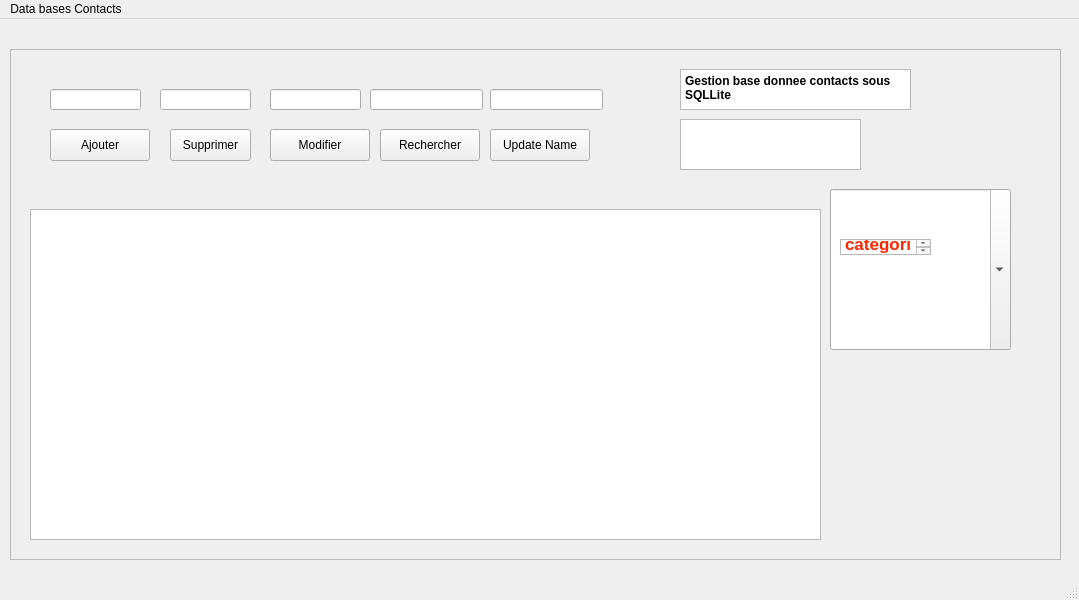
<?xml version="1.0" encoding="UTF-8"?>
<ui version="4.0">
 <class>MainWindow</class>
 <widget class="QMainWindow" name="MainWindow">
  <property name="geometry">
   <rect>
    <x>0</x>
    <y>0</y>
    <width>1079</width>
    <height>600</height>
   </rect>
  </property>
  <property name="windowTitle">
   <string>MainWindow</string>
  </property>
  <widget class="QWidget" name="centralwidget">
   <widget class="QFrame" name="frame">
    <property name="geometry">
     <rect>
      <x>10</x>
      <y>30</y>
      <width>1051</width>
      <height>511</height>
     </rect>
    </property>
    <property name="frameShape">
     <enum>QFrame::Shape::StyledPanel</enum>
    </property>
    <property name="frameShadow">
     <enum>QFrame::Shadow::Raised</enum>
    </property>
    <widget class="QLineEdit" name="lineEditNom">
     <property name="geometry">
      <rect>
       <x>40</x>
       <y>40</y>
       <width>91</width>
       <height>21</height>
      </rect>
     </property>
    </widget>
    <widget class="QLineEdit" name="lineEditPreNom">
     <property name="geometry">
      <rect>
       <x>150</x>
       <y>40</y>
       <width>91</width>
       <height>21</height>
      </rect>
     </property>
    </widget>
    <widget class="QLineEdit" name="lineEditEmail">
     <property name="geometry">
      <rect>
       <x>260</x>
       <y>40</y>
       <width>91</width>
       <height>21</height>
      </rect>
     </property>
    </widget>
    <widget class="QPushButton" name="pushButtonAjouter">
     <property name="geometry">
      <rect>
       <x>40</x>
       <y>80</y>
       <width>100</width>
       <height>32</height>
      </rect>
     </property>
     <property name="text">
      <string>Ajouter</string>
     </property>
    </widget>
    <widget class="QPushButton" name="pushButtonSupprimer">
     <property name="geometry">
      <rect>
       <x>160</x>
       <y>80</y>
       <width>81</width>
       <height>32</height>
      </rect>
     </property>
     <property name="text">
      <string>Supprimer</string>
     </property>
    </widget>
    <widget class="QPushButton" name="pushButtonModifier">
     <property name="geometry">
      <rect>
       <x>260</x>
       <y>80</y>
       <width>100</width>
       <height>32</height>
      </rect>
     </property>
     <property name="text">
      <string>Modifier</string>
     </property>
    </widget>
    <widget class="QPushButton" name="pushButtonRechercher">
     <property name="geometry">
      <rect>
       <x>370</x>
       <y>80</y>
       <width>100</width>
       <height>32</height>
      </rect>
     </property>
     <property name="text">
      <string>Rechercher</string>
     </property>
    </widget>
    <widget class="QTableView" name="tableView">
     <property name="geometry">
      <rect>
       <x>20</x>
       <y>160</y>
       <width>791</width>
       <height>331</height>
      </rect>
     </property>
    </widget>
    <widget class="QLineEdit" name="lineEditRecherche">
     <property name="geometry">
      <rect>
       <x>480</x>
       <y>40</y>
       <width>113</width>
       <height>21</height>
      </rect>
     </property>
    </widget>
    <widget class="QPlainTextEdit" name="plainTextEdit">
     <property name="geometry">
      <rect>
       <x>670</x>
       <y>20</y>
       <width>231</width>
       <height>41</height>
      </rect>
     </property>
     <property name="font">
      <font>
       <bold>true</bold>
      </font>
     </property>
     <property name="plainText">
      <string>Gestion base donnee contacts sous SQLLite</string>
     </property>
    </widget>
    <widget class="QLineEdit" name="lineEditTelephone">
     <property name="geometry">
      <rect>
       <x>360</x>
       <y>40</y>
       <width>113</width>
       <height>21</height>
      </rect>
     </property>
    </widget>
    <widget class="QTableView" name="tableViewNumberOfContacts">
     <property name="geometry">
      <rect>
       <x>670</x>
       <y>70</y>
       <width>181</width>
       <height>51</height>
      </rect>
     </property>
    </widget>
    <widget class="QPushButton" name="Update">
     <property name="geometry">
      <rect>
       <x>480</x>
       <y>80</y>
       <width>100</width>
       <height>32</height>
      </rect>
     </property>
     <property name="text">
      <string>Update Name</string>
     </property>
    </widget>
    <widget class="QComboBox" name="comboBoxCategories">
     <property name="geometry">
      <rect>
       <x>820</x>
       <y>140</y>
       <width>181</width>
       <height>161</height>
      </rect>
     </property>
     <property name="minimumSize">
      <size>
       <width>5</width>
       <height>5</height>
      </size>
     </property>
     <property name="editable">
      <bool>true</bool>
     </property>
    </widget>
    <widget class="QTextEdit" name="textEdit">
     <property name="geometry">
      <rect>
       <x>830</x>
       <y>190</y>
       <width>91</width>
       <height>16</height>
      </rect>
     </property>
     <property name="font">
      <font>
       <fontweight>Light</fontweight>
      </font>
     </property>
     <property name="html">
      <string>&lt;!DOCTYPE HTML PUBLIC &quot;-//W3C//DTD HTML 4.0//EN&quot; &quot;http://www.w3.org/TR/REC-html40/strict.dtd&quot;&gt;
&lt;html&gt;&lt;head&gt;&lt;meta name=&quot;qrichtext&quot; content=&quot;1&quot; /&gt;&lt;meta charset=&quot;utf-8&quot; /&gt;&lt;style type=&quot;text/css&quot;&gt;
p, li { white-space: pre-wrap; }
hr { height: 1px; border-width: 0; }
li.unchecked::marker { content: &quot;\2610&quot;; }
li.checked::marker { content: &quot;\2612&quot;; }
&lt;/style&gt;&lt;/head&gt;&lt;body style=&quot; font-family:'.AppleSystemUIFont'; font-size:13pt; font-weight:300; font-style:normal;&quot;&gt;
&lt;p style=&quot; margin-top:0px; margin-bottom:0px; margin-left:0px; margin-right:0px; -qt-block-indent:0; text-indent:0px;&quot;&gt;&lt;span style=&quot; font-weight:700; color:#ff2600;&quot;&gt;categories&lt;/span&gt;&lt;/p&gt;&lt;/body&gt;&lt;/html&gt;</string>
     </property>
    </widget>
   </widget>
  </widget>
  <widget class="QMenuBar" name="menubar">
   <property name="geometry">
    <rect>
     <x>0</x>
     <y>0</y>
     <width>1079</width>
     <height>24</height>
    </rect>
   </property>
   <widget class="QMenu" name="menuData_bases_Contacts">
    <property name="title">
     <string>Data bases Contacts</string>
    </property>
   </widget>
   <addaction name="menuData_bases_Contacts"/>
  </widget>
  <widget class="QStatusBar" name="statusbar"/>
 </widget>
 <resources/>
 <connections/>
</ui>
